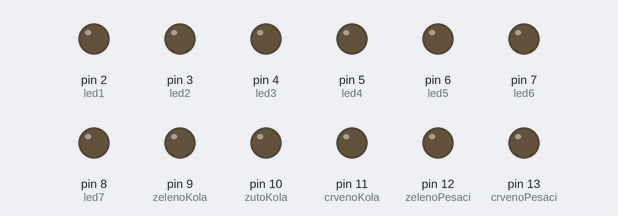
Bench run of a sketch on a simulated Arduino Uno, built with avr-gcc and run on an emulated ATmega328P. Shown: output pins drawn as LEDs (lit = HIGH).

Above: at 0.1 s.
At 4.1 s:
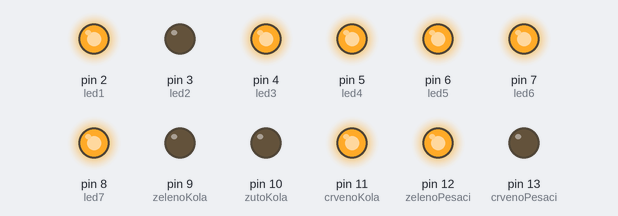
At 9.1 s:
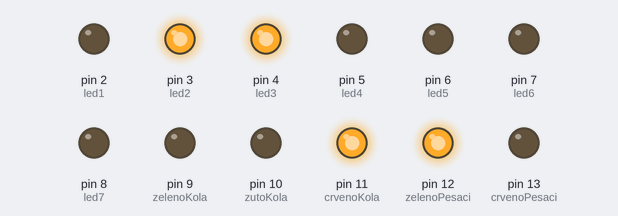
At 19.1 s:
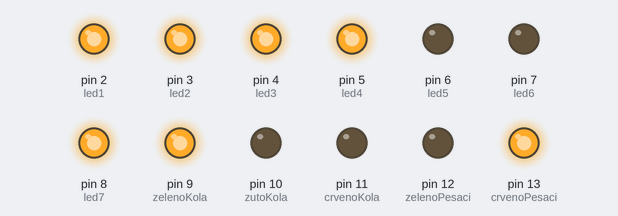
At 29.1 s:
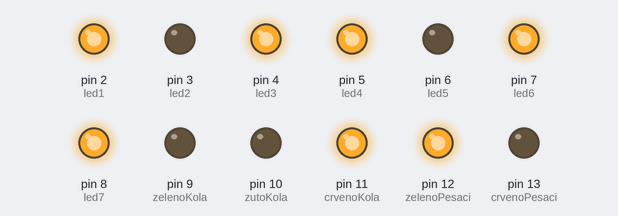
At 39.1 s:
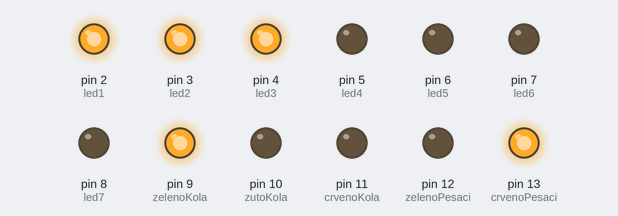
Timing chart, 0 to 40.0 s (numbered marks = the images above):
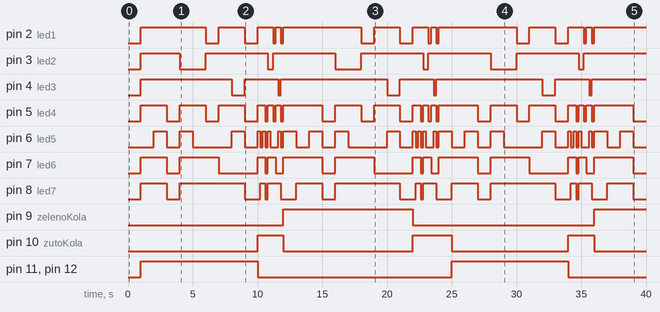

Measured:
- by itself, pin 2 (led1): repeats every 12.0 s: LOW 1.0 s, HIGH 2.0 s, LOW 1.0 s, HIGH 1.2 s, LOW 0.20 s, HIGH 0.40 s, LOW 0.20 s, HIGH 6.0 s
- by itself, pin 3 (led2): repeats every 12.0 s: LOW 2.0 s, HIGH 4.8 s, LOW 0.40 s, HIGH 4.8 s
- by itself, pin 4 (led3): repeats every 12.0 s: LOW 1.0 s, HIGH 2.6 s, LOW 0.20 s, HIGH 8.2 s
- by itself, pin 7 (led6): repeats every 12.0 s: LOW 1.0 s, HIGH 3.0 s, LOW 3.0 s, HIGH 0.60 s, LOW 0.20 s, HIGH 0.60 s, LOW 0.60 s, HIGH 3.0 s
- by itself, pin 8 (led7): repeats every 12.0 s: LOW 1.0 s, HIGH 5.0 s, LOW 1.2 s, HIGH 0.40 s, LOW 0.20 s, HIGH 1.0 s, LOW 1.2 s, HIGH 2.0 s
- by itself, pin 9 (zelenoKola): LOW → HIGH at 12.0 s, → LOW 10.0 s later, → HIGH 14.0 s later
- by itself, pin 10 (zutoKola): goes HIGH 2.0 s, LOW 10.0 s, HIGH 3.0 s, LOW 9.0 s, HIGH 2.0 s, then LOW
- by itself, pin 11 (crvenoKola), pin 12 (zelenoPesaci): alternates HIGH for 9.0 s and LOW for 15.0 s

The sketch:

semafor_projekat.ino
```cpp
int led1 = 2;
int led2 = 3;
int led3 = 4;
int led4 = 5;
int led5 = 6;
int led6 = 7;
int led7 = 8;

int crvenoKola = 11;
int zutoKola = 10;
int zelenoKola = 9;

int zelenoPesaci = 12;
int crvenoPesaci = 13;

void nine(){
 digitalWrite(led1,1);
 digitalWrite(led2,1);
 digitalWrite(led3,1);
 digitalWrite(led4,1);
 digitalWrite(led5,0);
 digitalWrite(led6,1);
 digitalWrite(led7,1);
 }
void eight(){
 digitalWrite(led1,1);
 digitalWrite(led2,1);
 digitalWrite(led3,1);
 digitalWrite(led4,1);
 digitalWrite(led5,1);
 digitalWrite(led6,1);
 digitalWrite(led7,1);
}
void seven(){
 digitalWrite(led1,1);
 digitalWrite(led2,1);
 digitalWrite(led3,1);
 digitalWrite(led4,0);
 digitalWrite(led5,0);
 digitalWrite(led6,0);
 digitalWrite(led7,0);
  }
void six(){
 digitalWrite(led1,1);
 digitalWrite(led2,0);
 digitalWrite(led3,1);
 digitalWrite(led4,1);
 digitalWrite(led5,1);
 digitalWrite(led6,1);
 digitalWrite(led7,1);
 }

void five(){
 digitalWrite(led1,1);
 digitalWrite(led2,0);
 digitalWrite(led3,1);
 digitalWrite(led4,1);
 digitalWrite(led5,0);
 digitalWrite(led6,1);
 digitalWrite(led7,1);

 }
void four(){
 digitalWrite(led1,0);
 digitalWrite(led2,1);
 digitalWrite(led3,1);
 digitalWrite(led4,0);
 digitalWrite(led5,0);
 digitalWrite(led6,1);
 digitalWrite(led7,1);
 }
void three(){
 digitalWrite(led1,1);
 digitalWrite(led2,1);
 digitalWrite(led3,1);
 digitalWrite(led4,1);
 digitalWrite(led5,0);
 digitalWrite(led6,0);
 digitalWrite(led7,1);
 }
void two(){
 digitalWrite(led1,1);
 digitalWrite(led2,1);
 digitalWrite(led3,0);
 digitalWrite(led4,1);
 digitalWrite(led5,1);
 digitalWrite(led6,0);
 digitalWrite(led7,1);
}
void one(){
 digitalWrite(led1,0);
 digitalWrite(led2,1);
 digitalWrite(led3,1);
 digitalWrite(led4,0);
 digitalWrite(led5,0);
 digitalWrite(led6,0);
 digitalWrite(led7,0);
 }
void zero(){
 digitalWrite(led1,1);
 digitalWrite(led2,1);
 digitalWrite(led3,1);
 digitalWrite(led4,1);
 digitalWrite(led5,1);
 digitalWrite(led6,1);
 digitalWrite(led7,0);
 }

void setup() {
 pinMode(led1, OUTPUT);
 pinMode(led2, OUTPUT);
 pinMode(led3, OUTPUT);
 pinMode(led4, OUTPUT);
 pinMode(led5, OUTPUT);
 pinMode(led6, OUTPUT);
 pinMode(led7, OUTPUT);

 pinMode(crvenoKola, OUTPUT);
 pinMode(zutoKola, OUTPUT);
 pinMode(zelenoKola, OUTPUT);

 pinMode(crvenoPesaci, OUTPUT);
 pinMode(zelenoPesaci, OUTPUT);

}
int displayWrite = -1;

bool stanjeCrvenoKola;
bool stanjeZutoKola;
bool stanjeZelenoKola;
bool stanjeCrvenoPesaci;
bool stanjeZelenoPesaci;

int brojac = 0;


void loop() {
int period;
if(brojac == 1 || brojac == 3){
  period = 200;
  }else{
    period = 1000;}


  displayWrite++;
  delay(period);
  switch(displayWrite){
    case 0:nine();
    break;

    case 1:eight();

    break;
    case 2:seven();

    break;
    case 3:six();

    break;
    case 4:five();

    break;
    case 5:four();

    break;
    case 6:three();

    break;
    case 7:two();

    break;
    case 8:one();

    break;
    case 9:zero();
    brojac++;
    displayWrite = -1;
        break;
    }

if(brojac == 0){
            stanjeCrvenoKola = HIGH;   // KOLA CRVENO
            stanjeZutoKola = LOW;
            stanjeZelenoKola = LOW;
            stanjeCrvenoPesaci = LOW;
            stanjeZelenoPesaci = HIGH;   //PESACI ZELENO
        }else if(brojac == 1){       //----------------------
            stanjeCrvenoKola = LOW;
            stanjeZutoKola = HIGH;   //KOLA ZUTO
            stanjeZelenoKola = LOW;
            stanjeCrvenoPesaci = HIGH;   //PESACI CRVENO
            stanjeZelenoPesaci = LOW;
          }else if(brojac == 2){     //----------------------
            stanjeCrvenoKola = LOW;
            stanjeZutoKola = LOW;
            stanjeZelenoKola = HIGH;      // KOLA ZELENO
            stanjeCrvenoPesaci = HIGH;   //PESACI CRVENO
            stanjeZelenoPesaci = LOW;
            }else if(brojac == 3){ //----------------------
            stanjeCrvenoKola = LOW;
            stanjeZutoKola = HIGH;     // KOLA ZUTO
            stanjeZelenoKola = LOW;
            stanjeCrvenoPesaci = HIGH;  //PESACI CRVENO
            stanjeZelenoPesaci = LOW;
              }


            else if(brojac >= 4){
             brojac = 0;
      }
digitalWrite(crvenoKola,stanjeCrvenoKola);
digitalWrite(zutoKola,stanjeZutoKola);
digitalWrite(zelenoKola,stanjeZelenoKola);

digitalWrite(crvenoPesaci,stanjeCrvenoPesaci);
digitalWrite(zelenoPesaci,stanjeZelenoPesaci);


 }
```
